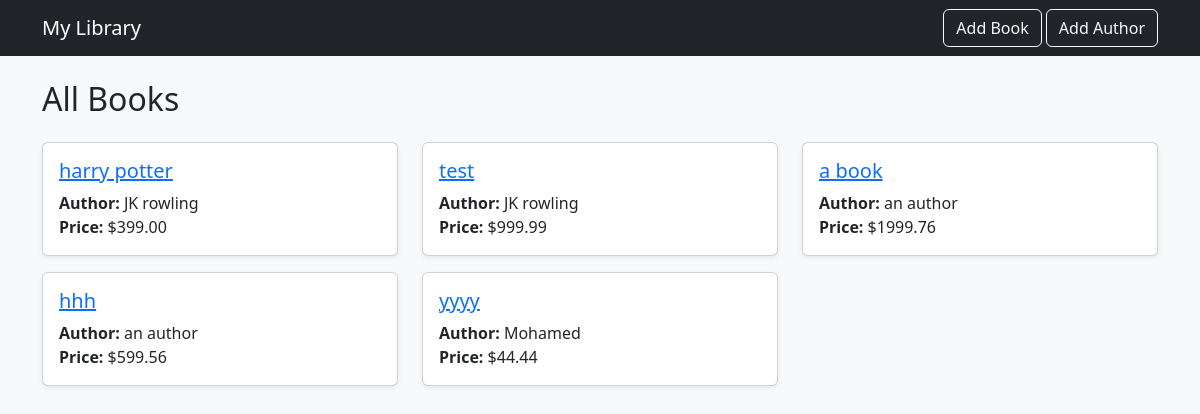
The page / on the database its author committed.
### library/models.py (models this page shows, shortened)
class Book(models.Model):
    title = models.CharField(max_length=200)
    price = models.DecimalField(max_digits=6, decimal_places=2)
    publication_date = models.DateField(null=True, blank=True)
    author = models.ForeignKey(Author, on_delete=models.CASCADE, related_name="books")

class Author(models.Model):
    name = models.CharField(max_length=100)
    birth_year = models.IntegerField()

### library/views.py (the view)
# urls.py: path("", views.home, name="home"),
def home(request):
    books = Book.objects.all()
    return render(request, "library/home.html", {"books": books})

### library/templates/library/home.html
{% extends "library/base.html" %}
{% block content %}
<h2 class="mb-4">All Books</h2>
{% if books %}
    <div class="row">
        {% for book in books %}
            <div class="col-md-4">
                <div class="card mb-3 shadow-sm">
                    <div class="card-body">
                        <h5 class="card-title">
                            <a href="{% url 'book_detail' book.pk %}">{{ book.title }}</a>
                        </h5>
                        <p class="card-text">
                            <strong>Author:</strong> {{ book.author.name }}<br>
                            <strong>Price:</strong> ${{ book.price }}
                        </p>
                    </div>
                </div>
            </div>
        {% endfor %}
    </div>
{% else %}
    <div class="alert alert-info">No books available.</div>
{% endif %}
{% endblock %}

### library/templates/library/base.html (shortened to what this page needs)
<!DOCTYPE html>
<html lang="en">
<head>
    <link rel="stylesheet" href="https://cdn.jsdelivr.net/npm/bootstrap@5.3.0/dist/css/bootstrap.min.css">
</head>
<body class="bg-light">
    <nav class="navbar navbar-expand-lg navbar-dark bg-dark mb-4">
        <div class="container">
            <a class="navbar-brand" href="{% url 'home' %}">My Library</a>
            <div>
                <a class="btn btn-outline-light" href="{% url 'add_book' %}">Add Book</a>
                <a class="btn btn-outline-light" href="{% url 'add_author' %}">Add Author</a>
            </div>
        </div>
    </nav>
    <div class="container">
        {% block content %}{% endblock %}
    </div>
</body>
</html>

### rows shown on the page
Book: title "harry potter", author.name "JK rowling", price "399.00"
Book: title "test", author.name "JK rowling", price "999.99"
Book: title "a book", author.name "an author", price "1999.76"
Book: title "hhh", author.name "an author", price "599.56"
Book: title "yyyy", author.name "Mohamed", price "44.44"
